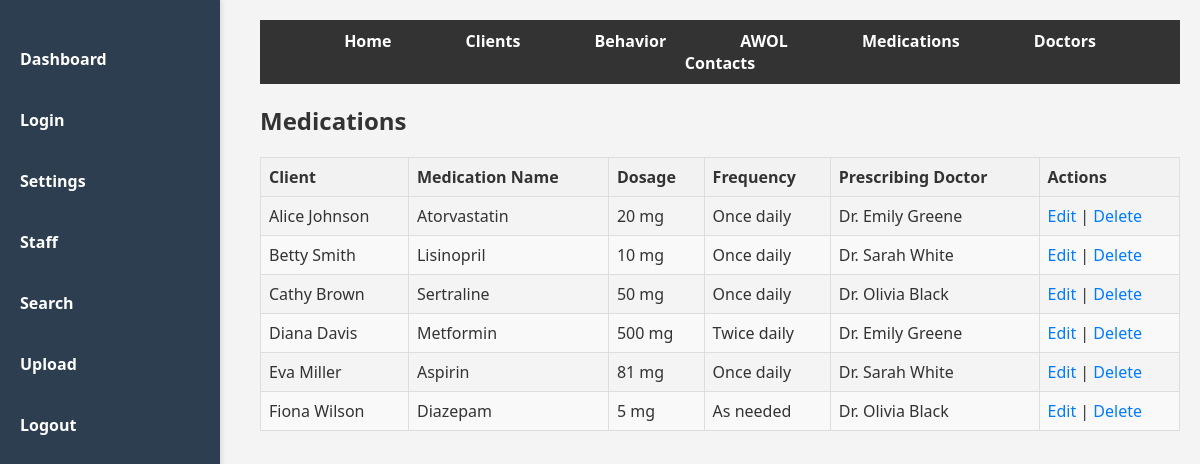
Page /medications (signed in) on the committed database.
### app.py (models this page shows)
class Medication(db.Model):
    id = db.Column(db.Integer, primary_key=True)
    client_id = db.Column(db.Integer, db.ForeignKey('client.id'), nullable=False)
    name = db.Column(db.String(100), nullable=False)
    dosage = db.Column(db.String(50))
    frequency = db.Column(db.String(50))
    prescribing_doctor = db.Column(db.String(100))

class Client(db.Model):
    id = db.Column(db.Integer, primary_key=True)
    first_name = db.Column(db.String(100), nullable=False)
    last_name = db.Column(db.String(100), nullable=False)
    ssn = db.Column(db.String(12), unique=True, nullable=False)
    dob = db.Column(db.Date, nullable=False)
    height = db.Column(db.String(10))
    weight = db.Column(db.String(10))
    eye_color = db.Column(db.String(50))
    hair_color = db.Column(db.String(50))
    appointments = db.relationship('Appointment', backref='client', lazy=True)
    medications = db.relationship('Medication', backref='client', lazy=True)
    awol_reports = db.relationship('AWOLReport', backref='client', lazy=True)
    behaviors = db.relationship('Behavior', backref='client', lazy=True)

### app.py (the view)
@app.route('/medications')
def medications():
    if not session.get('logged_in'):
        return redirect(url_for('login'))
    medications = Medication.query.all()
    return render_template('medications.html', medications=medications)

### templates/medications.html (shortened to what this page needs)
{% extends 'base.html' %}
{% block content %}
<h2>Medications</h2>
<table class="data-table">
    <thead>
        <tr>
            <th>Client</th>
            <th>Medication Name</th>
            <th>Dosage</th>
            <th>Frequency</th>
            <th>Prescribing Doctor</th>
            <th>Actions</th>
        </tr>
    </thead>
    <tbody>
        {% for medication in medications %}
        <tr>
            <td>{{ medication.client.first_name }} {{ medication.client.last_name }}</td>
            <td>{{ medication.name }}</td>
            <td>{{ medication.dosage }}</td>
            <td>{{ medication.frequency }}</td>
            <td>{{ medication.prescribing_doctor }}</td>
            <td>
                <a href="{{ url_for('edit_medication', medication_id=medication.id) }}">Edit</a> |
                <a href="{{ url_for('delete_medication', medication_id=medication.id) }}">Delete</a>
            </td>
        </tr>
        {% endfor %}
    </tbody>
</table>
{% endblock %}

### static/styles.css (style rules this page uses)
body { font-family: 'Segoe UI', Tahoma, Geneva, Verdana, sans-serif; background-color: #f4f4f4; color: #333; margin: 0; padding: 0; display: flex; }
.data-table { width: 100%; border-collapse: collapse; margin-bottom: 20px; }
.data-table th, .data-table td { border: 1px solid #ddd; padding: 8px; text-align: left; }
.data-table th { background-color: #f2f2f2; color: #333; font-weight: bold; }
.data-table tr:nth-child(even) { background-color: #f9f9f9; }
.data-table a { color: #007bff; text-decoration: none; }

### rows in the picture
Medication: client.first_name "Alice", client.last_name "Johnson", name "Atorvastatin", dosage "20 mg", frequency "Once daily", prescribing_doctor "Dr. Emily Greene"
Medication: client.first_name "Betty", client.last_name "Smith", name "Lisinopril", dosage "10 mg", frequency "Once daily", prescribing_doctor "Dr. Sarah White"
Medication: client.first_name "Cathy", client.last_name "Brown", name "Sertraline", dosage "50 mg", frequency "Once daily", prescribing_doctor "Dr. Olivia Black"
Medication: client.first_name "Diana", client.last_name "Davis", name "Metformin", dosage "500 mg", frequency "Twice daily", prescribing_doctor "Dr. Emily Greene"
Medication: client.first_name "Eva", client.last_name "Miller", name "Aspirin", dosage "81 mg", frequency "Once daily", prescribing_doctor "Dr. Sarah White"
Medication: client.first_name "Fiona", client.last_name "Wilson", name "Diazepam", dosage "5 mg", frequency "As needed", prescribing_doctor "Dr. Olivia Black"
